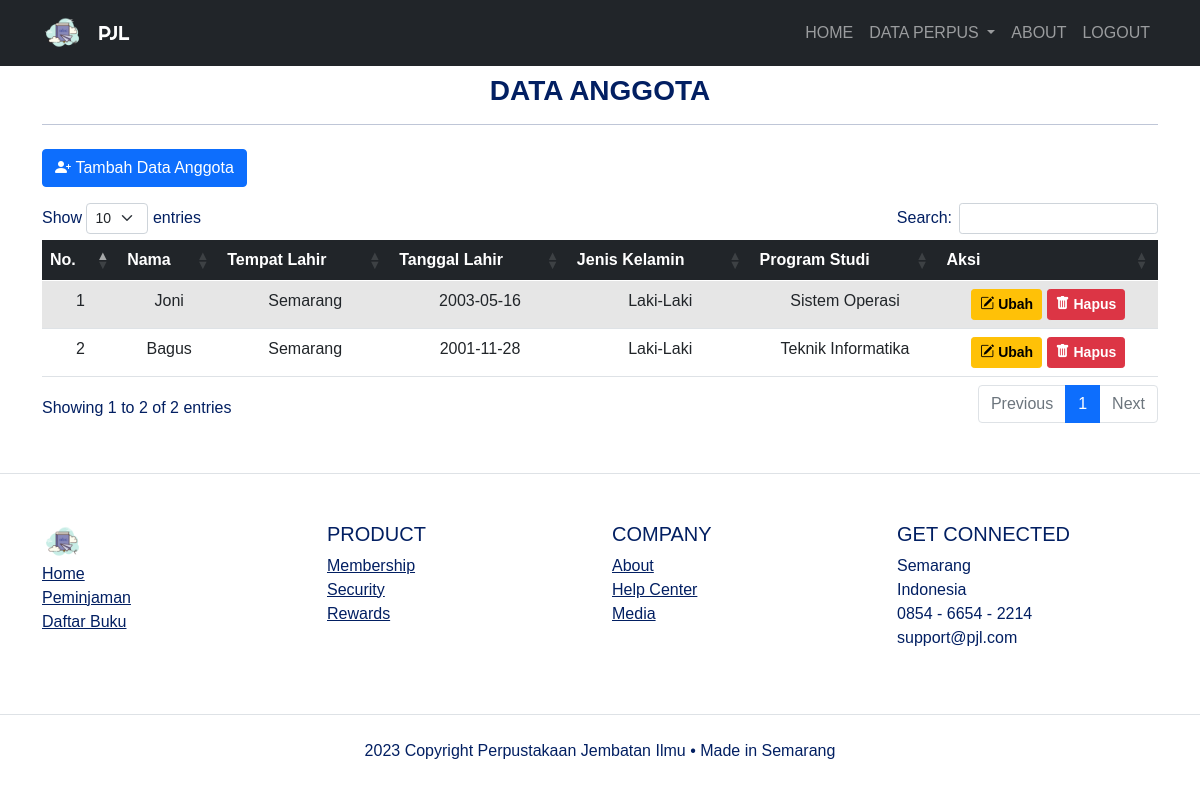
Page /data_anggota.php (signed in) on the committed database.
### tables this page shows
CREATE TABLE `tb_anggota` (
  `id_anggota` int NOT NULL,
  `nim` varchar(255) NOT NULL,
  `nama_anggota` varchar(255) NOT NULL,
  `tempat_lahir` varchar(100) NOT NULL,
  `tgl_lahir` date NOT NULL,
  `jk` enum('Laki-Laki','Perempuan') NOT NULL,
  `prodi` varchar(100) NOT NULL
);

### function.php (called while the page is built, shortened)
<?php
$koneksi = new mysqli("localhost", "root", "", "web_yosi");
function query($query)
{
    global $koneksi;
    $result = mysqli_query($koneksi, $query);
    $rows = [];
    while ($row = mysqli_fetch_assoc($result)) {
        $rows[] = $row;
    }
    return $rows;
}

### data_anggota.php (the view, shortened to what this page needs)
<?php
require 'function.php';
$anggota = query("SELECT * FROM tb_anggota ORDER BY id_anggota ASC");
?>
<!DOCTYPE html>
<html lang="en">
<head>
    <link href="https://cdn.jsdelivr.net/npm/bootstrap@5.0.0-beta2/dist/css/bootstrap.min.css" rel="stylesheet">
    <link rel="stylesheet" href="https://cdn.jsdelivr.net/npm/bootstrap-icons@1.4.0/font/bootstrap-icons.css">
    <link rel="stylesheet" href="https://cdn.datatables.net/1.10.23/css/dataTables.bootstrap5.min.css">
    <link rel="stylesheet" href="https://cdn.jsdelivr.net/npm/bootstrap@5.0.0-beta1/dist/css/bootstrap.min.css">
    <link rel="stylesheet" href="frontend/styles/style.css">
    <link rel="stylesheet" href="frontend/styles/main.css" />
</head>
<body>
    <nav class="navbar navbar-expand-lg navbar-dark bg-dark text-uppercase">
        <div class="container">
            <a class="navbar-brand" href="#">
          <img src="frontend/images/book_icon.png" alt="" />
        </a>
            <a class="navbar-brand" href="index_2.php">PJL</a>
            <div class="collapse navbar-collapse" id="navbarNav">
                <ul class="navbar-nav ms-auto">
                    <li class="nav-item">
                        <a class="nav-link" aria-current="page" href="index_2.php">Home</a>
                    </li>
                    <li class="nav-item dropdown">
                      <a
                        class="nav-link dropdown-toggle"
                        href="#"
                        id="navbardrop"
                        data-bs-toggle="dropdown"
                      >
                        Data Perpus
                      </a>
                    </li>
                    <li class="nav-item">
                        <a class="nav-link" href="#about">About</a>
                    </li>
                    <li class="nav-item">
                        <a class="nav-link" href="logout.php">Logout</a>
                    </li>
                </ul>
            </div>
        </div>
    </nav>
    <div class="container">
        <div class="row my-2">
            <div class="col-md">
                <h3 class="text-center fw-bold text-uppercase">Data Anggota</h3>
                <hr>
            </div>
        </div>
        <div class="row my-2">
            <div class="col-md">
                <a href="addData_anggota.php" class="btn btn-primary"><i class="bi bi-person-plus-fill"></i>&nbsp;Tambah Data Anggota</a>
            </div>
        </div>
        <div class="row my-3">
            <div class="col-md">
                <table id="data" class="table table-striped table-responsive table-hover text-center" style="width:100%">
                    <thead class="table-dark">
                        <tr>
                            <th>No.</th>
                            <th>Nama</th>
                            <th>Tempat Lahir</th>
                            <th>Tanggal Lahir</th>
                            <th>Jenis Kelamin</th>
                            <th>Program Studi</th>
                            <th>Aksi</th>
                        </tr>
                    </thead>
                    <tbody>
                        <?php $no = 1; ?>
                            <?php foreach ($anggota as $row) : ?>
                            <tr>
                                <td><?= $no++; ?></td>
                                <td><?= $row['nama_anggota']; ?></td>
                                <td><?= $row['tempat_lahir']; ?></td>
                                <td><?= $row['tgl_lahir']; ?></td>
                                <td><?= $row['jk']; ?></td>
                                <td><?= $row['prodi']; ?></td>
                                <td>
                                    <a href="ubah_anggota.php?nim=<?= $row['nim']; ?>" class="btn btn-warning btn-sm" style="font-weight: 600;"><i class="bi bi-pencil-square"></i>&nbsp;Ubah</a>
                                    <a href="hapus_anggota.php?nim=<?= $row['nim']; ?>" class="btn btn-danger btn-sm" style="font-weight: 600;" onclick="return confirm('Apakah anda yakin ingin menghapus data <?= $row['nama_anggota']; ?> ?');"><i class="bi bi-trash-fill"></i>&nbsp;Hapus</a>
                                </td>
                            </tr>
                        <?php endforeach; ?>
                    </tbody>
                </table>
            </div>
        </div>
    </div>
    <footer class="section-footer mt-5 mb-4 border-top">
      <div class="container pt-5 pb-5">
        <div class="row justify-content-center">
          <div class="col-12">
            <div class="row">
              <div class="col-12">
                <div class="row">
                  <div class="col-12 col-lg-3">
                    <a class="navbar-brand" href="#">
                      <img src="frontend/images/book_icon.png" alt="" /></a>
                    <ul class="list-unstyled">
                      <li>
                        <a href="#">Home</a>
                      </li>
                      <li>
                        <a href="#">Peminjaman</a>
                      </li>
                      <li>
                        <a href="#">Daftar Buku</a>
                      </li>
                    </ul>
                  </div>
                  <div class="col-12 col-lg-3">
                    <h5>PRODUCT</h5>
                    <ul class="list-unstyled">
                      <li><a href="#">Membership</a></li>
                      <li><a href="#">Security</a></li>
                      <li><a href="#">Rewards</a></li>
                    </ul>
                  </div>
                  <div class="col-12 col-lg-3">
                    <h5>COMPANY</h5>
                    <ul class="list-unstyled">
                      <li><a href="#">About</a></li>
                      <li><a href="#">Help Center</a></li>
                      <li><a href="#">Media</a></li>
                    </ul>
                  </div>
                  <div class="col-12 col-lg-3">
                    <h5>GET CONNECTED</h5>
                    <ul class="list-unstyled">
                      <li>Semarang</li>
                      <li>Indonesia</li>
                      <li>0854 - 6654 - 2214</li>
                      <li>support@pjl.com</li>
                    </ul>
                  </div>
                </div>
              </div>
            </div>
          </div>
        </div>
      </div>
      <div class="container-fluid">
        <div
          class="row border-top justify-content-center align-items-center pt-4"
        >
          <div class="col-auto text-gray-500 font-weight-light">
            2023 Copyright Perpustakaan Jembatan Ilmu • Made in Semarang
          </div>
        </div>
      </div>
    </footer>
</body>
</html>

### frontend/styles/style.css (style rules this page uses)
body { font-family: 'Gill Sans', 'Gill Sans MT', Calibri, 'Trebuchet MS', sans-serif; }
.navbar-brand { font-family: 'Righteous', cursive; }

### frontend/styles/main.css (style rules this page uses)
body { background-color: #ffffff; font-family: "Assistant", sans-serif; color: #021f62; }
.navbar-brand img { max-height: 40px; }
.section-footer a { color: #021f62; }

### rows in the picture
tb_anggota: nama_anggota "Joni", tempat_lahir "Semarang", tgl_lahir "2003-05-16", jk "Laki-Laki", prodi "Sistem Operasi"
tb_anggota: nama_anggota "Bagus", tempat_lahir "Semarang", tgl_lahir "2001-11-28", jk "Laki-Laki", prodi "Teknik Informatika"
